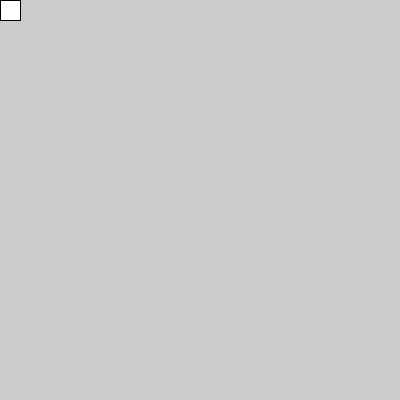
Frame 1 (no input)
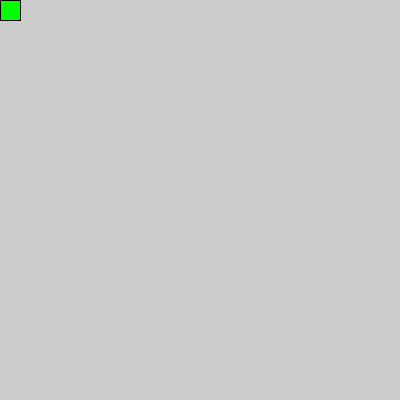
Frame 60 (the mouse pressed at the canvas centre just before this capture)
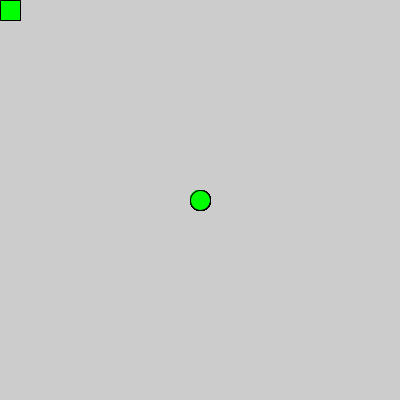
Frame 120 (the mouse held since frame 60 and released just before this capture)

The Processing sketch that drew these frames (run headless with seeded random() and noise(); from frame 60 on, the mouse is pressed at the canvas centre):

// Processing sketch: combinando_dos_ifs
// ── combinando_dos_ifs.pde


void setup() {
  size(400, 400);
}

void draw() {
  if (mousePressed) {
    ellipse(mouseX, mouseY, 20, 20);
  } else {
    rect(mouseX, mouseY, 20, 20);
  }

  if (keyPressed) {
    fill(255, 0, 0);
  } else {
    fill(0, 255, 0);
  }
}
